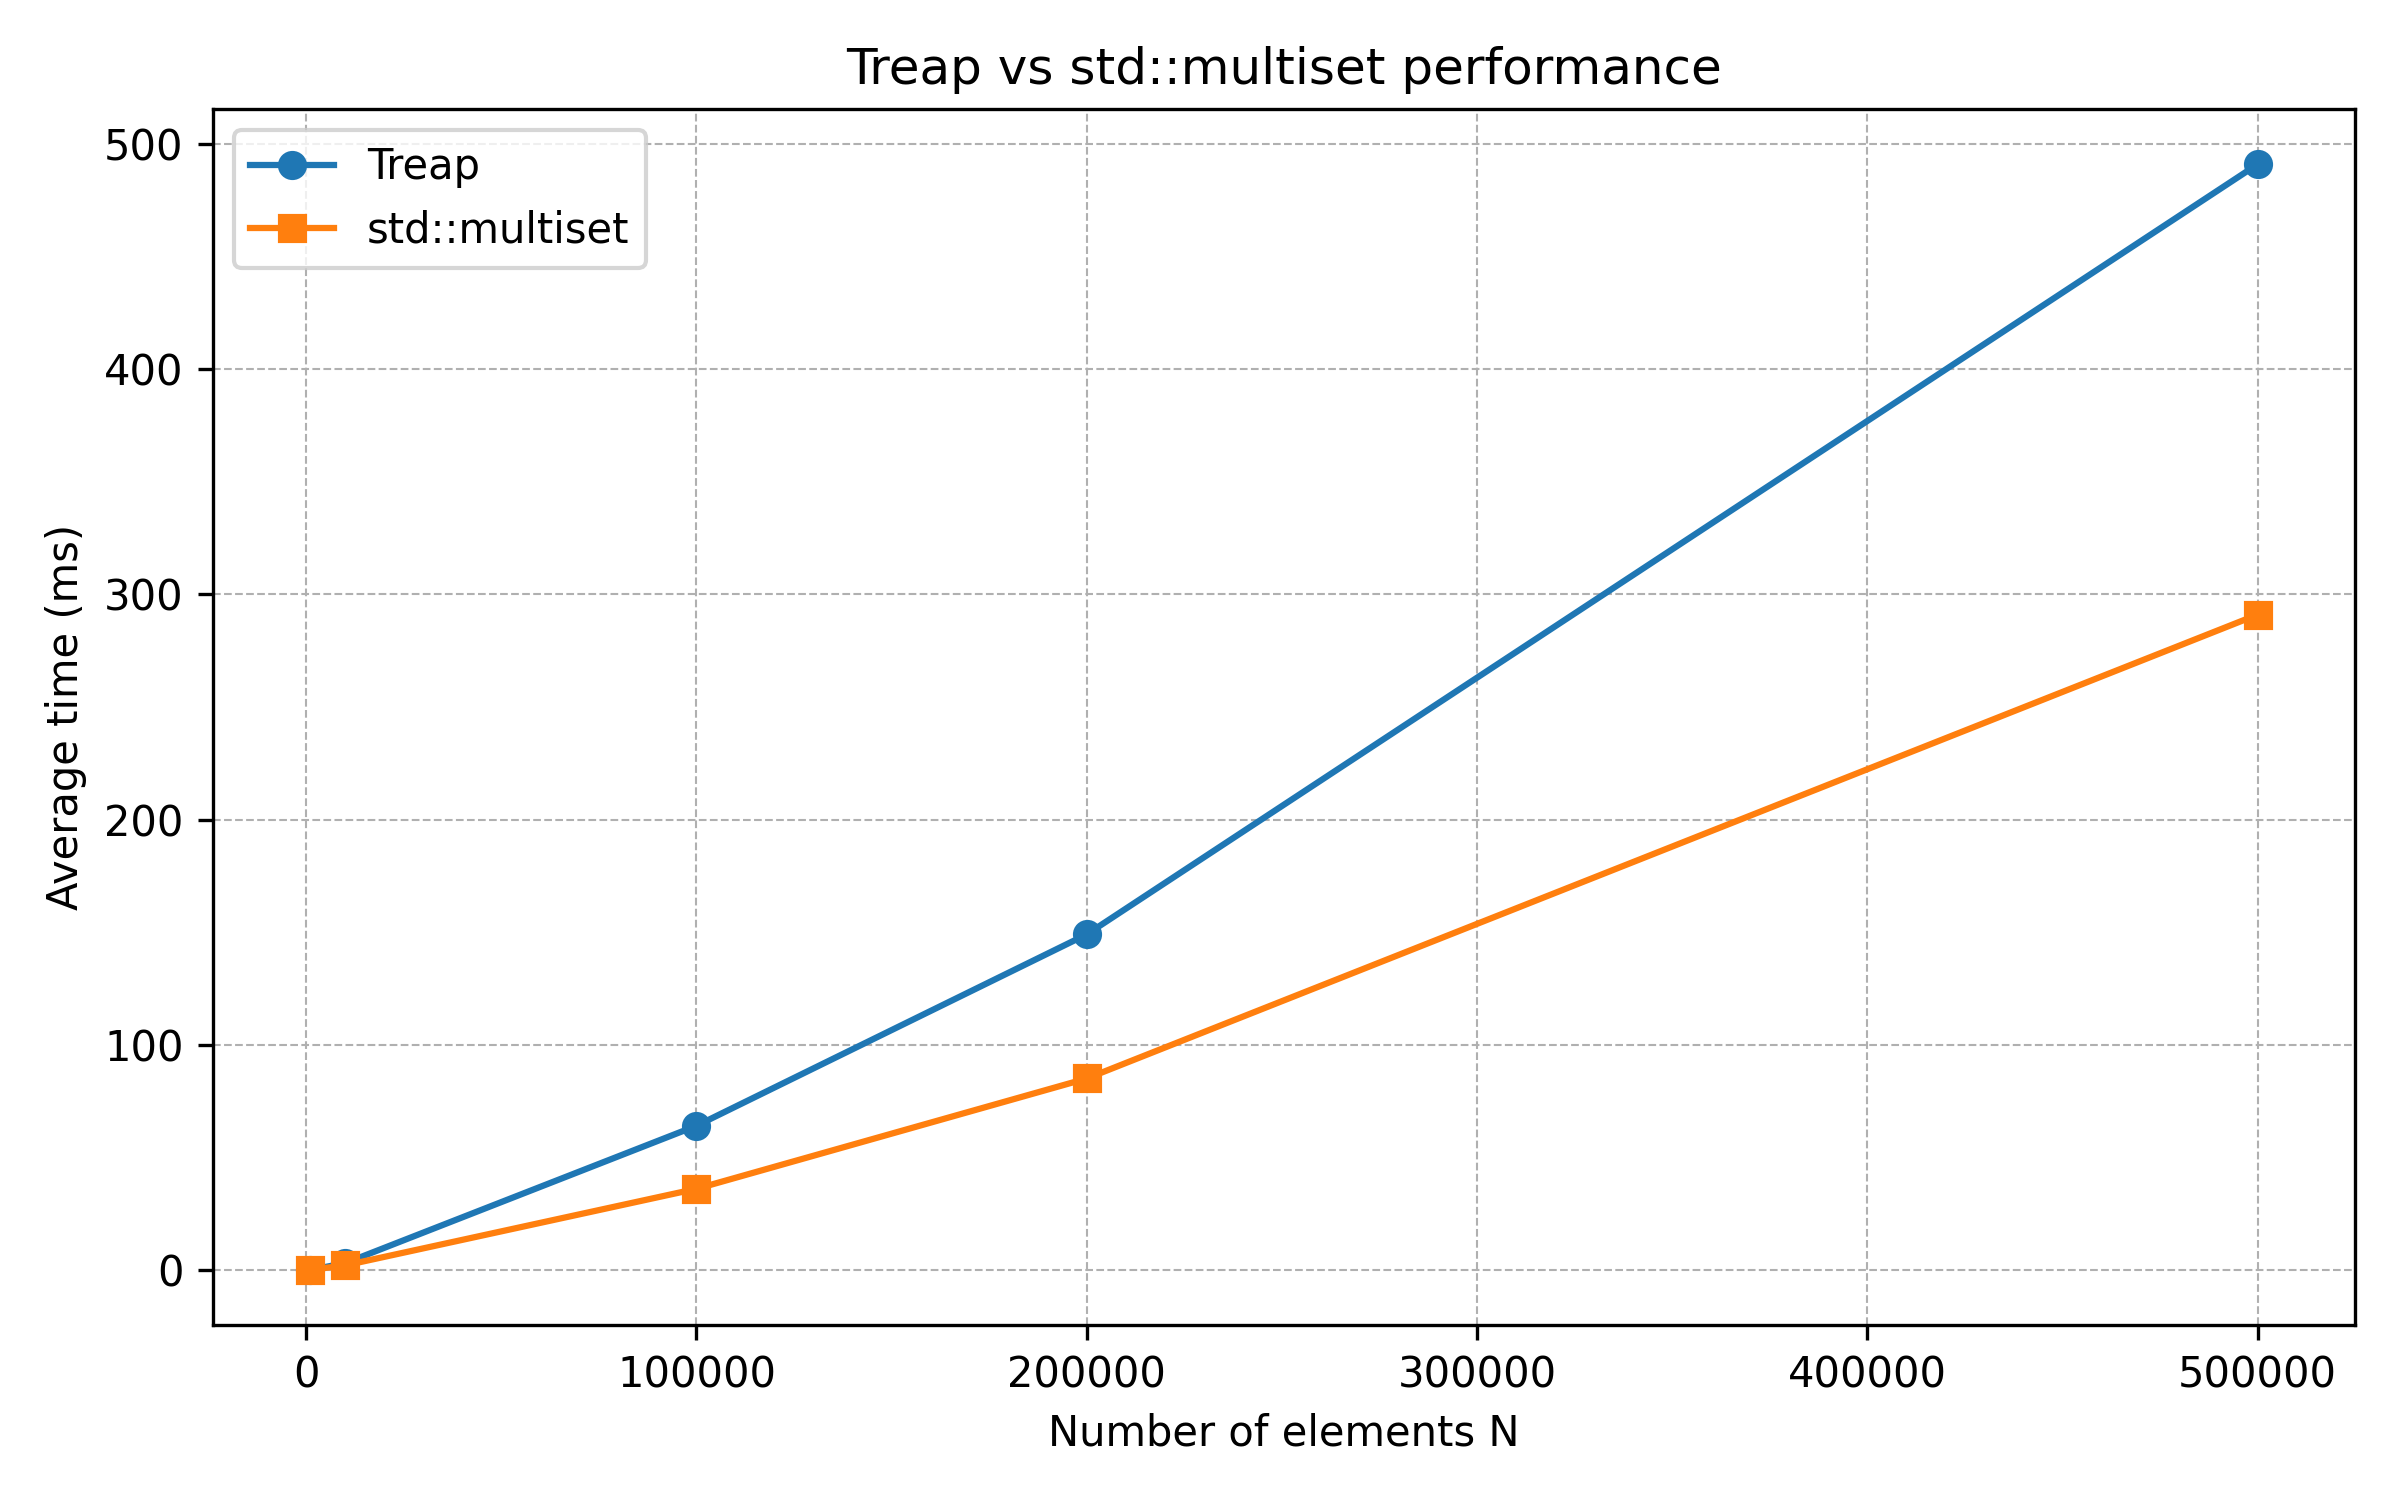

This chart was generated by the following Python code:
import pandas as pd
import matplotlib.pyplot as plt
import subprocess

# Generate data
with open("results.csv", "w") as f:
    subprocess.run(["./test"], stdout=f)

# Read CSV output
df = pd.read_csv("bench.csv")  # output from previous C++ run

plt.figure(figsize=(8,5))
plt.plot(df['N'], df['Treap(ms)'], marker='o', label='Treap')
plt.plot(df['N'], df['multiset(ms)'], marker='s', label='std::multiset')

# plt.xscale('log')
# plt.yscale('log')
plt.xlabel('Number of elements N')
plt.ylabel('Average time (ms)')
plt.title('Treap vs std::multiset performance')
plt.legend()
plt.grid(True, which='both', ls='--', lw=0.5)
plt.tight_layout()
plt.savefig("plot.png", dpi=300)
